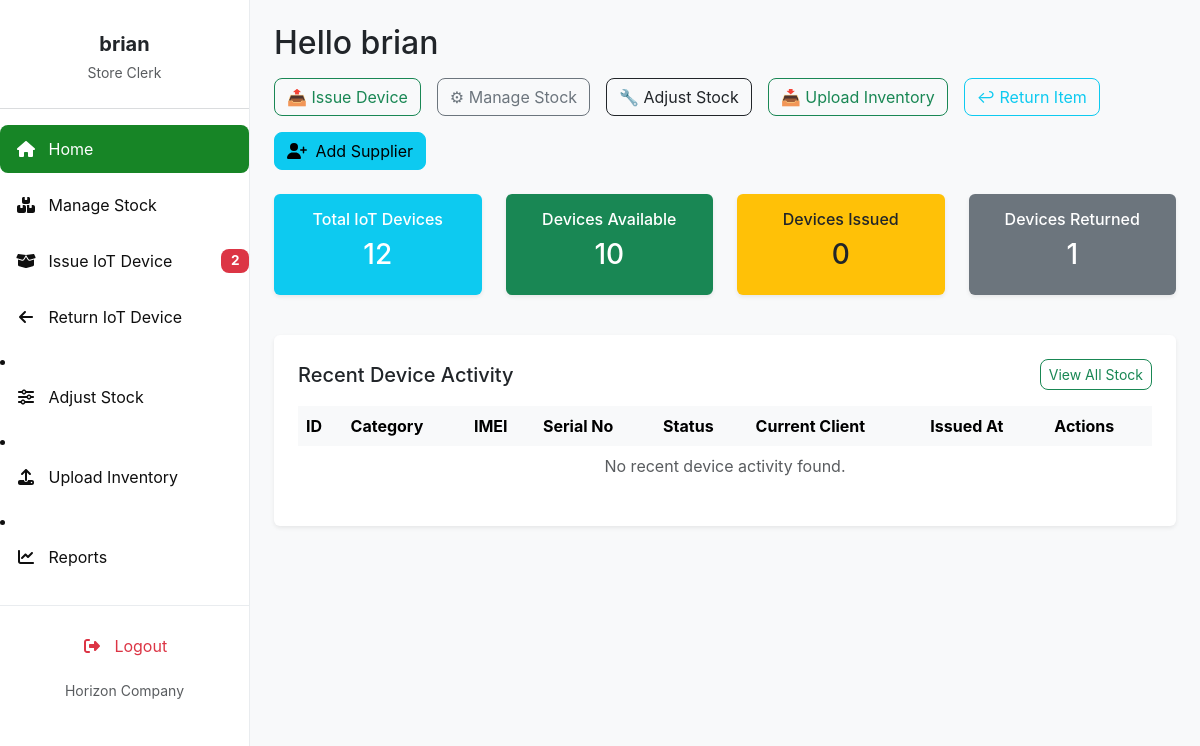
The app's page /store_clerk_dashboard/ (signed in), older data.
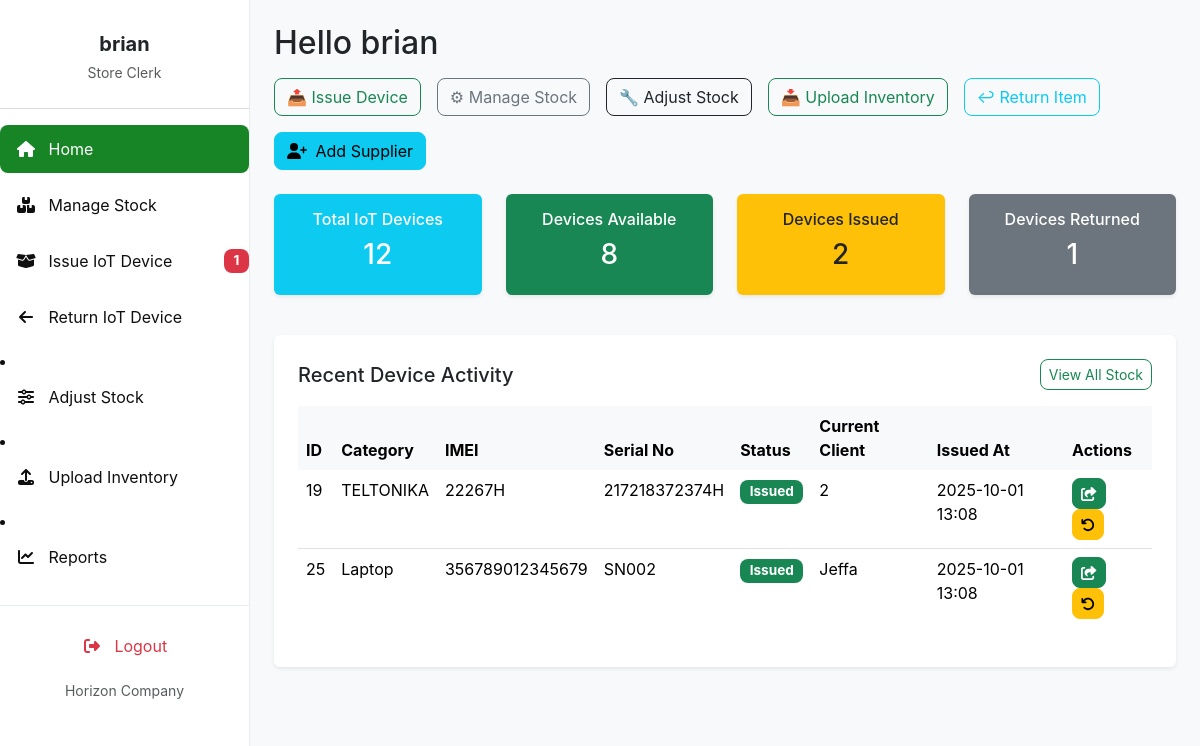
The same page, newer data.
### invent/models.py (models this page shows, shortened)
class Device(models.Model):
    name = models.CharField(max_length=255, blank=True)  # Device name
    total_quantity = models.PositiveIntegerField(default=1)
    product_id = models.CharField(max_length=30)
    supplier = models.ForeignKey(
        Supplier,
        on_delete=models.SET_NULL,
        null=True,
        blank=True,
        to_field='supplier_id',
        related_name='devices'
    )
    imei_no = models.CharField(max_length=50, unique=True)
    serial_no = models.CharField(
        max_length=50, unique=True, null=True, blank=True)
    category = models.CharField(max_length=50)
    description = models.TextField(blank=True)
    selling_price_usd = models.DecimalField(
        max_digits=10, decimal_places=2, null=True, blank=True)
    selling_price_ksh = models.DecimalField(
        max_digits=10, decimal_places=2, null=True, blank=True)
    selling_price_tsh = models.DecimalField(
        max_digits=10, decimal_places=2, null=True, blank=True)
    status = models.CharField(
        max_length=20,
        choices=(
            ('available', 'Available'),
            ('issued', 'Issued'),
            ('returned', 'Returned'),
            ('faulty', 'Faulty'),
        ),
        default='available'
    )

class Client(models.Model):
    name = models.CharField(max_length=255)
    phone_no = models.CharField(max_length=50)
    email = models.EmailField()
    address = models.CharField(max_length=255)

### invent/views.py (the view)
# urls.py: path('store_clerk_dashboard/', views.store_clerk_dashboard,
@login_required
@permission_required('invent.view_device', raise_exception=True)
def store_clerk_dashboard(request):
    total_devices = Device.objects.count()
    devices_available = Device.objects.filter(status='available').count()
    devices_issued = Device.objects.filter(status='issued').count()
    devices_returned = Device.objects.filter(status='returned').count()
    recent_issuances = (
        IssuanceRecord.objects
        .select_related('device', 'client')
        .order_by('-issued_at')[:10]
    )
    seen = set()
    recent_devices = []
    for record in recent_issuances:
        if record.device.id not in seen:
            record.device.current_client = record.client
            record.device.issued_at = record.issued_at
            recent_devices.append(record.device)
            seen.add(record.device.id)
        if len(recent_devices) >= 5:
            break
    pending_device_requests = DeviceRequest.objects.filter(
        status="Pending").select_related("requestor", "device", "client")
    context = {
        "total_devices": total_devices,
        "devices_available": devices_available,
        "devices_issued": devices_issued,
        "devices_returned": devices_returned,
        "recent_devices": recent_devices,
        "pending_device_requests": pending_device_requests,
    }
    return render(request, 'invent/store_clerk_dashboard.html', context)

### invent/context_processors.py (called while the page is built)
def pending_requests_count(request):
    count = 0  # Default to 0
    if request.user.is_authenticated:
        if request.user.has_perm('invent.can_issue_device'):
            count = DeviceRequest.objects.filter(status='Pending').count()
    return {'pending_requests_count_for_sidebar': count}

### invent/templates/invent/store_clerk_dashboard.html (shortened to what the changed rows need)
{% extends 'invent/base_store_clerk.html' %}
{% load static %}
{% block content %}
<h2 class="mb-3">Hello {{ user.first_name|default:user.username }}</h2>
<div class="row text-center mb-4">
    <div class="col-sm-6 col-md-3 mb-3">
        <a href="{% url 'inventory_list' %}?status=available" style="text-decoration:none;">
            <div class="dashboard-card bg-success text-white p-3 rounded shadow-sm">
                <h6>Devices Available</h6>
                <h3>{{ devices_available }}</h3>
            </div>
        </a>
    </div>
    <div class="col-sm-6 col-md-3 mb-3">
        <a href="{% url 'inventory_list' %}?status=issued" style="text-decoration:none;">
            <div class="dashboard-card bg-warning text-dark p-3 rounded shadow-sm">
                <h6>Devices Issued</h6>
                <h3>{{ devices_issued }}</h3>
            </div>
        </a>
    </div>
</div>
<div class="bg-white p-4 rounded shadow-sm mb-4">
    <div class="table-responsive">
        <table class="table table-hover">
            <thead class="table-light">
                <tr>
                    <th>ID</th>
                    <th>Category</th>
                    <th>IMEI</th>
                    <th>Serial No</th>
                    <th>Status</th>
                    <th>Current Client</th>
                    <th>Issued At</th>
                    <th>Actions</th>
                </tr>
            </thead>
            <tbody>
                {% for device in recent_devices %}
                <tr>
                    <td>{{ device.id }}</td>
                    <td>{{ device.category }}</td>
                    <td>{{ device.imei_no }}</td>
                    <td>{{ device.serial_no|default:"-" }}</td>
                    <td>
                        <span class="badge
                            {% if device.status == 'available' %}bg-success
                            {% elif device.status == 'issued' %}bg-primary
                            {% elif device.status == 'returned' %}bg-secondary
                            {% elif device.status == 'faulty' %}bg-danger
                            {% else %}bg-dark{% endif %}">
                            {{ device.get_status_display }}
                        </span>
                    </td>
                    <td>
                        {% if device.current_client %}
                            {{ device.current_client.name }}
                        {% else %}
                            -
                        {% endif %}
                    </td>
                    <td>{{ device.issued_at|default:"-"|date:"Y-m-d H:i" }}</td>
                    <td>
                        <a href="{% url 'issue_device' %}" class="btn btn-sm btn-success me-1" title="Issue Device">
                            <i class="fas fa-share-square"></i>
                        </a>
                        <a href="{% url 'return_device' %}" class="btn btn-sm btn-warning" title="Process Return">
                            <i class="fas fa-undo"></i>
                        </a>
                    </td>
                </tr>
                {% empty %}
                <tr><td colspan="9" class="text-center text-muted">No recent device activity found.</td></tr>
                {% endfor %}
            </tbody>
        </table>
    </div>
</div>
{% endblock %}

### invent/templates/invent/base_store_clerk.html (shortened to what this page needs)
<!DOCTYPE html>
<html lang="en">
<head>
    <link href="https://cdn.jsdelivr.net/npm/bootstrap@5.3.3/dist/css/bootstrap.min.css" rel="stylesheet">
    <link href="https://cdnjs.cloudflare.com/ajax/libs/font-awesome/6.4.0/css/all.min.css" rel="stylesheet">
    <link href="https://cdn.jsdelivr.net/npm/select2@4.1.0-rc.0/dist/css/select2.min.css" rel="stylesheet" />
    <link href="https://cdn.jsdelivr.net/npm/select2-bootstrap-5-theme@1.3.0/dist/select2-bootstrap-5-theme.min.css" rel="stylesheet" />
</head>
<body>
    <nav id="sidebarMenu" class="sidebar-wrapper collapse d-md-block">
        <div class="sidebar-content">
            <div class="text-center mb-4 pt-3">
                <h5 class="fw-bold mb-1 text-dark">{{ user.first_name|default:user.username }}</h5>
                <small class="text-muted">Store Clerk</small>
            </div>
            <hr class="border-secondary opacity-25" />
            <ul class="nav flex-column">
                <li class="nav-item mb-2">
                    <a class="nav-link {% if request.resolver_match.url_name == 'store_clerk_dashboard' %}active{% endif %}" href="{% url 'store_clerk_dashboard' %}">
                       <i class="fas fa-fw fa-home me-2"></i> Home
                    </a>
                </li>
                <li class="nav-item mb-2">
                    <a class="nav-link {% if request.resolver_match.url_name == 'manage_stock' %}active{% endif %}" href="{% url 'manage_stock' %}">
                        <i class="fas fa-fw fa-boxes me-2"></i> Manage Stock
                    </a>
                </li>
                <li class="nav-item mb-2 d-flex justify-content-between align-items-center">
                    <a class="nav-link {% if request.resolver_match.url_name == 'issue_device' %}active{% endif %}" href="{% url 'issue_device' %}">
                        <i class="fas fa-fw fa-box-open me-2"></i> Issue IoT Device
                    </a>
                        {% if pending_requests_count_for_sidebar > 0 %}
                        <span class="badge bg-danger ms-2">{{ pending_requests_count_for_sidebar }}</span>
                        {% endif %}
                </li>
                <li class="nav-item mb-2">
                    <a class="nav-link {% if request.resolver_match.url_name == 'return_device' %}active{% endif %}" href="{% url 'return_device' %}">
                        <i class="fas fa-fw fa-arrow-left me-2"></i> Return IoT Device
                    </a>
                </li>
            </ul>
                <li class="nav-item mb-2">
                    <a class="nav-link {% if request.resolver_match.url_name == 'adjust_stock' %}active{% endif %}" href="{% url 'adjust_stock' %}">
                        <i class="fas fa-fw fa-sliders-h me-2"></i> Adjust Stock
                    </a>
                </li>
                <li class="nav-item mb-2">
                    <a class="nav-link {% if request.resolver_match.url_name == 'upload_inventory' %}active{% endif %}" href="{% url 'upload_inventory' %}">
                        <i class="fas fa-fw fa-upload me-2"></i> Upload Inventory
                    </a>
                </li>
                <li class="nav-item mb-2">
                    <a class="nav-link {% if request.resolver_match.url_name == 'reports' %}active{% endif %}" href="{% url 'reports' %}">
                        <i class="fas fa-fw fa-chart-line me-2"></i> Reports
                    </a>
                </li>
        </div>
        <div class="sidebar-bottom">
            <ul class="nav flex-column mb-2">
                <li class="nav-item">
                    <a class="nav-link text-danger logout-link" href="{% url 'logout' %}">
                        <i class="fas fa-fw fa-right-from-bracket me-2"></i> Logout
                    </a>
                </li>
            </ul>
            <small class="text-muted">Horizon Company</small>
        </div>
    </nav>
    <main class="main-content">
        {% block content %}{% endblock %}
    </main>
</body>
</html>

Row changes from the older to the newer data that the page shows:
now on this page (row edited): Device: id "19", category "TELTONIKA", imei_no "22267H", serial_no "217218372374H", status "Issued", current_client.name "2", issued_at "2025-10-01 13:08"
now on this page (row edited): Device: id "25", category "Laptop", imei_no "356789012345679", serial_no "SN002", status "Issued", current_client.name "Jeffa", issued_at "2025-10-01 13:08"
Text that changed along with them:
{{ pending_requests_count_for_sidebar }}: "2" → "1"
{{ devices_available }}: "10" → "8"
{{ devices_issued }}: "0" → "2"
text no longer shown: "No recent device activity found."
